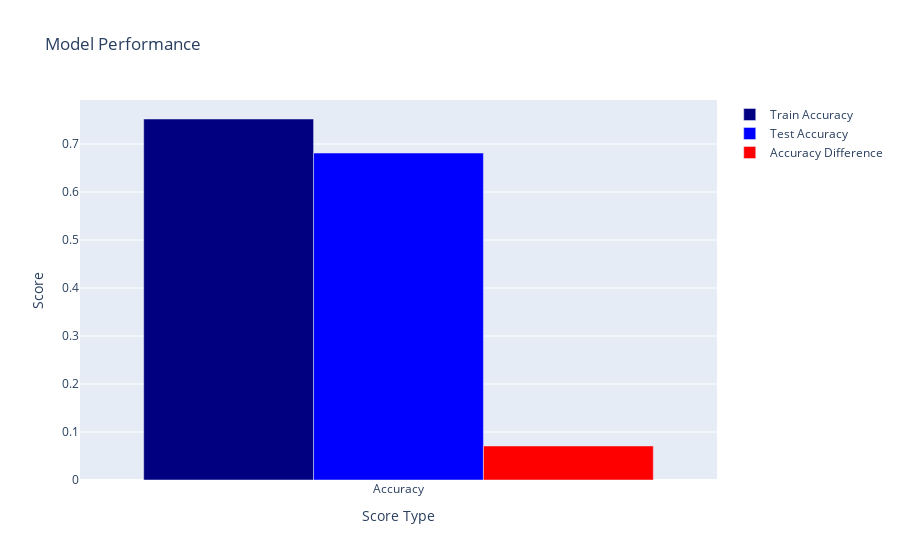

Notebook code cell kept with this figure:
### Code cell
# Random Forest Classifier with hyperparameter tuning
from sklearn.ensemble import RandomForestClassifier
from sklearn.model_selection import GridSearchCV

# Define hyperparameters to tune
param_grid = {
    'n_estimators': [100, 200, 300, 400],
    'max_depth': [2, 3, 5],
    'min_samples_split': [2, 5, 10],
    'min_samples_leaf': [1, 2, 4],
    'max_features': ['auto', 'sqrt'],
    'bootstrap': [True, False]
}

# Create a Random Forest classifier
clf = RandomForestClassifier(random_state=42)

# Grid Search with cross-validation
grid_search = GridSearchCV(estimator=clf, param_grid=param_grid, n_jobs=2)
grid_search.fit(df_x_select, df_y)

# Print best hyperparameters and corresponding score
print("Best parameters:", grid_search.best_params_)
print("Best score:", grid_search.best_score_)

# Train final model with best hyperparameters on entire dataset
best_clf = RandomForestClassifier(random_state=42, **grid_search.best_params_)
best_clf.fit(df_x_select, df_y)

# Print the training accuracy score
rf_train_score = best_clf.score(df_x_select, df_y)
print('Random Forest Train Accuracy Score: {0}'.format(rf_train_score))

# Save the model 
pickle.dump(best_clf, open('models/rf_hyper.pkl', 'wb'))

# Make predictions
rf_pred = best_clf.predict(df_test_x_select)

# Calculate the accuracy score
rf_score = accuracy_score(df_test_y, rf_pred)

# Print the confusion matrix
print('Confusion Matrix')
print(confusion_matrix(df_test_y, rf_pred))

# Print the classification report
print('Classification Report')
print(classification_report(df_test_y, rf_pred))

# Display the scores
plot_scores(rf_train_score, rf_score)

### Figure 1 — Plotly figure (JSON) as saved in the notebook; plotly's stock layout.template omitted (floating-point values rounded to 4 significant figures)
{"data": [{"marker": {"color": "navy"}, "name": "Train Accuracy", "type": "bar", "x": ["Accuracy"], "y": [0.7522]}, {"marker": {"color": "blue"}, "name": "Test Accuracy", "type": "bar", "x": ["Accuracy"], "y": [0.6812]}, {"marker": {"color": "red"}, "name": "Accuracy Difference", "type": "bar", "x": ["Accuracy"], "y": [0.07093]}], "layout": {"title": {"text": "Model Performance"}, "xaxis": {"title": {"text": "Score Type"}}, "yaxis": {"title": {"text": "Score"}}}}
